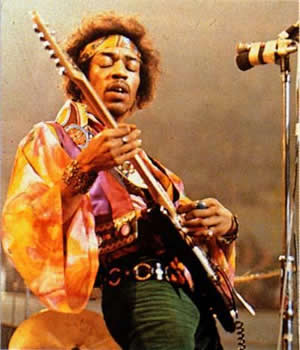
%> input picture JimiHendrix.jpg, 300 x 350 px
$ octave imageAnalysis.m   (GNU Octave 9; MATLAB toolbox functions it lacks are replaced by stand-ins)
%> lines starting %> are read from the running program, lines starting %| are printed output that depends on the picture; in (x1, y1, x2, y2) boxes, pixels count from 0 and x2, y2 are one past the last pixel; in counts of white or black regions, pixels touching at a corner belong together; the program's own positions count from 1
clear all; close all; clc;

I1 = imread('JimiHendrix.jpg');
%> I1 is the input picture: size 350x300x3 uint8; mean R, G, B 161.3, 112.7, 72
Xdim = size(I1,1);
%> Xdim = 350
Ydim = size(I1,2);
%> Ydim = 300
x = linspace(1,Xdim,Xdim);
%> x = 350 values from 1 to 350
y = linspace(1,Ydim,Ydim);
%> y = 300 values from 1 to 300
Ydim = size(I1,2);
filler=zeros(350,300);

[X Y] = meshgrid(y,x);

R = cat(3,I1(:,:,1),filler,filler);
Rp = (I1(:,:,1));
%RpMax = max(Rp);

G = cat(3,filler,I1(:,:,2),filler);
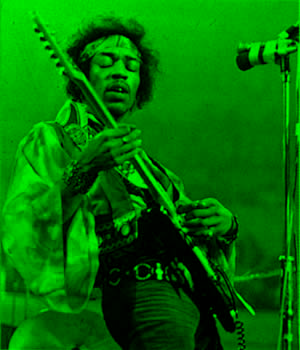
%> G: size 350x300x3 uint8; mean R, G, B 0, 112.7, 0
Gp = (I1(:,:,2));
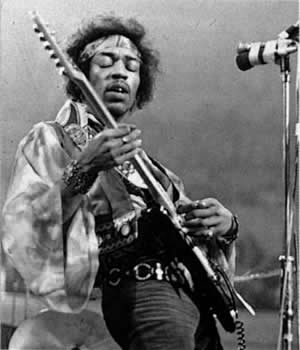
%> Gp: size 350x300 uint8; min 0, max 255, mean 112.7
B = cat(3,filler, filler, I1(:,:,3));
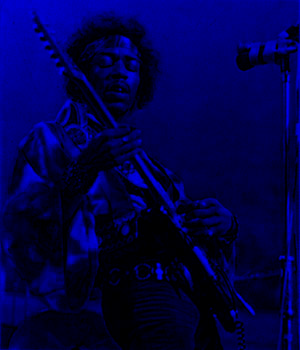
%> B: size 350x300x3 uint8; mean R, G, B 0, 0, 72
Bp = (I1(:,:,3));
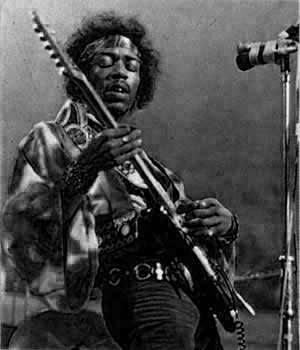
%> Bp: size 350x300 uint8; min 0, max 255, mean 72

% [17 lines of commented-out code are left out]
%% RGB Domain Separation

figure(1)
imshow(I1)

figure(2)
surfl(double(Rp)), shading interp
%> after `shading interp`:
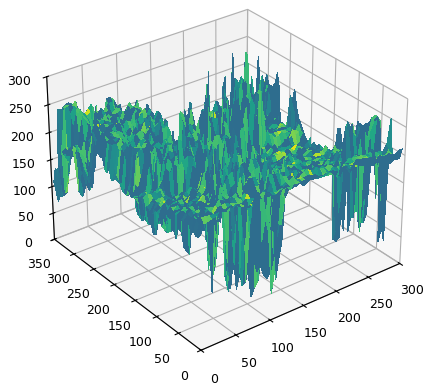
%> figure redrawn from the program's plot data
%subplot(3,1,1), surfl(double(Rp)), view(-50,100), colormap(hot)
%subplot(3,1,2), surfl(Y,X,double(Gp)), view(-50,100), colormap(hot)
%subplot(3,1,3), surfl(Y,X,double(Bp)), view(-50,100), colormap(hot)

figure(3)
subplot(3,1,1), imshow(R)
subplot(3,1,2), imshow(G)
subplot(3,1,3), imshow(B)

%% Selective Filtering in RGB Domain
RiX =15; RiY=56;
RfX =128; RfY=166;
GiX=1;GiY=1;
BiX=1;BiY=1;

RpMax = Rp(RiX,RiY);
%> RpMax = 215
BpMax = Bp(BiX,BiY);
%> BpMax = 191
GpMax = Gp(GiX,GiY);
%> GpMax = 200

for i = RiX:RfX
  for j = RiY:RfY
    if (Rp(i,j) > RpMax)
      RpMax=Rp(i,j);
    end
    if (Gp(i,j) > GpMax)
      GpMax=Gp(i,j);
    end
    if (Bp(i,j) > BpMax)
      BpMax=Bp(i,j);
    end
   end
end
%> after the loop, BpMax = 255; GpMax = 252; RpMax = 255

RpTH = 0.8*RpMax;
%> RpTH = 204
BpTH = 0.9*BpMax;
%> BpTH = 230
GpTH = 1*GpMax;
%> GpTH = 252

for i = RiX:RfX
  for j = RiY:RfY
    if (Rp(i,j) > RpTH)
      Rp(i,j)=0.8*RpTH;
    end
    if (Bp(i,j) > BpTH)
      Bp(i,j)=0.8*BpTH;
    end
    if (Gp(i,j) > GpTH)
      Gp(i,j)=0.8*GpTH;
    end
   end
end
%> Bp: size 350x300 uint8; 0.02% of pixels changed, all inside (x1, y1, x2, y2) = (56, 38, 129, 71)
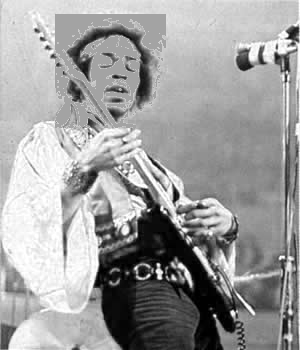
%> Rp: size 350x300 uint8; min 0, max 255, mean 157.7

ImMod = cat(3,Rp,Gp,Bp);
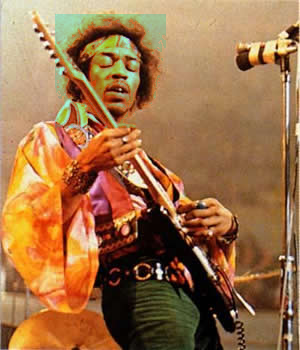
%> ImMod: size 350x300x3 uint8; mean R, G, B 157.7, 112.7, 71.9


figure(4)
imshow(ImMod)
